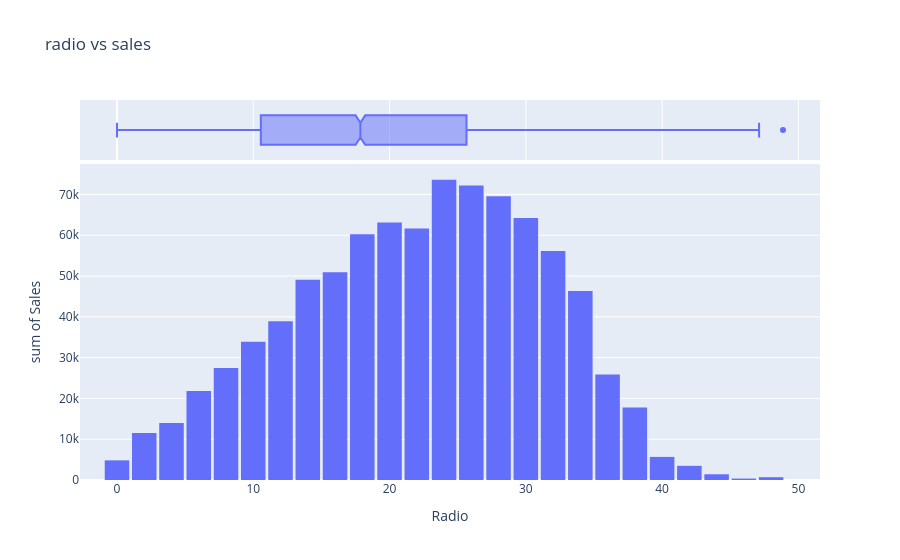

Notebook code for this chart:
### Markdown cell above
### _Here we have the Radio versus Sales_

### Code cell
fig = px.histogram(df_clean, x = "Radio", marginal = "box", nbins = 47, y = "Sales", title = "radio vs sales")
fig.update_layout(bargap = 0.1)
fig.show()

### Figure 1 — Plotly figure (JSON) as saved in the notebook; plotly's stock layout.template omitted (floating-point values rounded to 4 significant figures; data arrays with more than 128 entries replaced by an {"elided": "..."} marker saying what was removed)
{"data": [{"bingroup": "x", "histfunc": "sum", "hovertemplate": "Radio=%{x}<br>sum of Sales=%{y}<extra></extra>", "legendgroup": "", "marker": {"color": "#636efa", "pattern": {"shape": ""}}, "name": "", "nbinsx": 47, "orientation": "v", "showlegend": false, "type": "histogram", "x": {"elided": "4546 float values"}, "xaxis": "x", "y": {"elided": "4546 float values"}, "yaxis": "y"}, {"hovertemplate": "Radio=%{x}<extra></extra>", "legendgroup": "", "marker": {"color": "#636efa"}, "name": "", "notched": true, "showlegend": false, "type": "box", "x": {"elided": "4546 float values"}, "xaxis": "x2", "yaxis": "y2"}], "layout": {"bargap": 0.1, "barmode": "relative", "legend": {"tracegroupgap": 0}, "title": {"text": "radio vs sales"}, "xaxis": {"anchor": "y", "domain": [0, 1], "title": {"text": "Radio"}}, "xaxis2": {"anchor": "y2", "domain": [0, 1], "matches": "x", "showgrid": true, "showticklabels": false}, "yaxis": {"anchor": "x", "domain": [0, 0.8316], "title": {"text": "sum of Sales"}}, "yaxis2": {"anchor": "x2", "domain": [0.8416, 1], "matches": "y2", "showgrid": false, "showline": false, "showticklabels": false, "ticks": ""}}}
